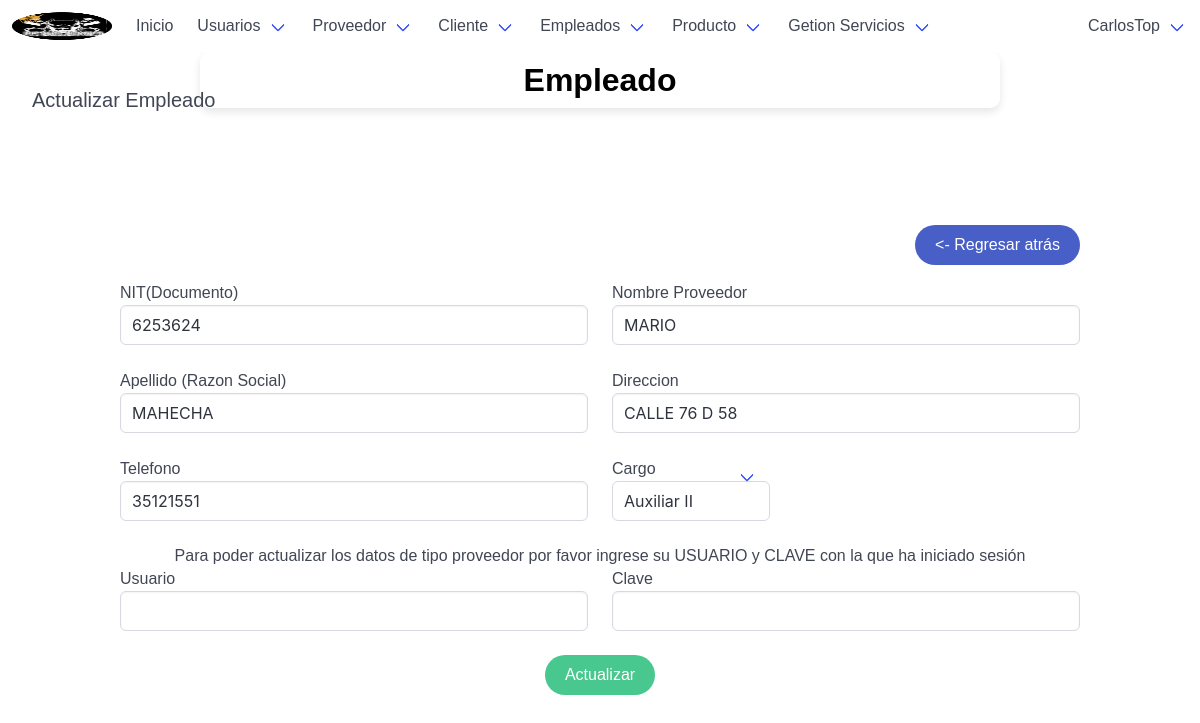
Page /employeeUpdate/6253624/ (signed in) on the committed database.
### tables this page shows
CREATE TABLE `empleado` (
  `documento_emp` int(10) NOT NULL,
  `nom_empleado` varchar(50) NOT NULL,
  `ape_empleado` varchar(50) NOT NULL,
  `direccion` varchar(50) NOT NULL,
  `telefono` bigint(15) NOT NULL,
  `id_cargos` int(10) DEFAULT NULL
);

### autoload.php (called while the page is built, shortened)
<?php
    spl_autoload_register(function($clase){
        $archivo=__DIR__."/".$clase.".php";
        $archivo=str_replace("\\","/",$archivo);
    });

### app/models/mainModel.php (called while the page is built, shortened)
<?php
    class mainModel {
        private $server = DB_SERVER;
        private $db = DB_NAME;
        private $user = DB_USER;
        private $pass = DB_PASS;
		public function conectar(){
            $conexion = new PDO("mysql:host=".$this->server.";dbname=".$this->db,$this->user,$this->pass);
			$conexion->exec("SET CHARACTER SET utf8");
			return $conexion;
        }
        protected function ejecutarConsulta($consulta){
            $sql = $this->conectar()->prepare($consulta);
            $sql->execute();
            return $sql;
        }
        public function limpiarCadena($cadena){
			$palabras=["<script>","</script>","<script src","<script type=","SELECT * FROM","SELECT "," SELECT ","DELETE FROM","INSERT INTO","DROP TABLE","DROP DATABASE","TRUNCATE TABLE","SHOW TABLES","SHOW DATABASES","<?php","?>","--","^","<",">","==","=",";","::"];
			$cadena=trim($cadena);
			$cadena=stripslashes($cadena);
			$cadena=trim($cadena);
			$cadena=stripslashes($cadena);
			return $cadena;
		}
        public function seleccionarDatos($tipo,$tabla,$campo,$id){
			$tipo=$this->limpiarCadena($tipo);
			$tabla=$this->limpiarCadena($tabla);
			$campo=$this->limpiarCadena($campo);
			$id=$this->limpiarCadena($id);
            if($tipo=="Unico"){
                $sql=$this->conectar()->prepare("SELECT * FROM $tabla WHERE $campo=:ID");
                $sql->bindParam(":ID",$id);
            }elseif($tipo=="Normal"){
                $sql=$this->conectar()->prepare("SELECT $campo FROM $tabla");
            }
            $sql->execute();
            return $sql;
		}
    }

### app/controllers/employeeController.php (the view, shortened to what this page needs)
<?php
	class employeeController extends mainModel{
		public function obtenerCargoActual($id_Cargo_actual = null) {
			$consulta_datos = "SELECT * FROM cargos  ORDER BY id_cargos ASC";
			$stmt = $this->ejecutarConsulta($consulta_datos);
			$stmt->execute();
			$datos = $stmt->fetchAll();
			$opciones = '';
			foreach ($datos as $row) {
				$selected = ($row['id_cargos'] == $id_Cargo_actual) ? 'selected' : '';
				$opciones .= '<option value="' . htmlspecialchars($row['id_cargos']) . '" ' . $selected . '>' . htmlspecialchars($row['tipo_cargo']) . '</option>';
			}
			return $opciones;
		}
	}

### app/views/content/employeeUpdate-view.php (shortened to what this page needs)
<div class="container is-fluid mb-6">
    <?php
        $id=$insLogin->limpiarCadena($url[1]);
        if($id==$_SESSION['id']){
    ?>
    <h1 class="title">Mi cuenta</h1>
    <h2 class="subtitle">Actualizar cuenta</h2>
    <?php }else{ ?>
    <h1 class="title">Empleado</h1>
    <h2 class="subtitle">Actualizar Empleado</h2>
    <?php } ?>
</div>
<div class="container pb-6 pt-6">
    <?php
        include "./app/views/inc/btn_back.php";
        $datos=$insLogin->seleccionarDatos("Unico","empleado","documento_emp",$id);
        if($datos->rowCount()==1){
            $datos=$datos->fetch();
    ?>
    <form class="FormularioAjax" action="<?php echo APP_URL; ?>app/ajax/empleadoAjax.php" method="POST" autocomplete="off" >
        <div class="columns">
            <div class="column">
                <div class="control">
                    <label>NIT(Documento)</label>
                    <input class="input" type="number" name="documento_emp" pattern="[0-9]{3,40}" maxlength="16" value="<?php echo $datos['documento_emp']; ?>" required>
                </div>
            </div>
            <div class="column">
                <div class="control">
                    <label>Nombre Proveedor</label>
                    <input class="input" type="text" name="nom_empleado" pattern="[a-zA-ZáéíóúÁÉÍÓÚñÑ ]{3,40}" maxlength="70" value="<?php echo $datos['nom_empleado']; ?>" required>
                </div>
            </div>
        </div>
        <div class="columns">
            <div class="column">
                <div class="control">
                    <label>Apellido (Razon Social)</label>
                    <input class="input" type="text" name="ape_empleado" pattern="[a-zA-ZáéíóúÁÉÍÓÚñÑ ]{3,40}" maxlength="75" value="<?php echo $datos['ape_empleado']; ?>" required>
                </div>
            </div>
            <div class="column">
                <div class="control">
                    <label>Direccion</label>
                    <input class="input" type="text" name="direccion" maxlength="100" value="<?php echo $datos['direccion']; ?>">
                </div>
            </div>
        </div>
        <div class="columns">
            <div class="column">
                <div class="control">
                    <label>Telefono</label>
                    <input class="input" type="number" name="telefono" pattern="[0-9]{3,40}" maxlength="15" value="<?php echo $datos['telefono']; ?>" required>
                </div>
            </div>
        <div class="column">
            <div class="select is-normal">
                <label>Cargo</label>
                <select name="id_cargos" id="id_cargos">
                    <?php
                    $id_cargo_actual = $datos['id_cargos'];
                    $controlador = new employeeController();
                    echo $controlador->obtenerCargoActual($id_cargo_actual);
                    ?>
                </select>
            </div>
        </div>
        </div>
        <p class="has-text-centered">
            Para poder actualizar los datos de tipo proveedor por favor ingrese su USUARIO y CLAVE con la que ha iniciado sesión
        </p>
        <div class="columns">
            <div class="column">
                <div class="control">
                    <label>Usuario</label>
                    <input class="input" type="text" name="administrador_usuario" pattern="[a-zA-Z0-9]{4,20}" maxlength="20" required >
                </div>
            </div>
            <div class="column">
                <div class="control">
                    <label>Clave</label>
                    <input class="input" type="password" name="administrador_clave" pattern="[a-zA-Z0-9$@.-]{7,100}" maxlength="100" required >
                </div>
            </div>
        </div>
        <p class="has-text-centered">
            <button type="submit" class="button is-success is-rounded">Actualizar</button>
        </p>
    </form>
    <?php
        }else{
            include "./app/views/inc/error_alert.php";
        }
    ?>
</div>

### app/views/css/estilos.css (style rules this page uses)
body,html { height: 100%; width: 100%; }
.title { font-size: 48px; font-weight: bold; margin: 0; }
.subtitle { font-size: 24px; margin: 10px 0; }

### app/views/css/informationshop.css (style rules this page uses)
body { margin: 0; padding: 0; font-family: Arial, sans-serif; box-sizing: border-box; overflow-x: hidden; }
.title { text-align: center; color: black; background-color: rgba(255, 255, 255, 0.7); padding: 10px 20px; border-radius: 10px; box-shadow: 0 4px 8px rgba(0, 0, 0, 0.1); width: 100%; max-width: 800px; margin: 0 auto; }
h1 { font-size: 2em; }
h2, h3, h4 { font-size: 1.5em; }
p, ul, li { font-size: 1em; line-height: 1.4; }

### rows in the picture
empleado: documento_emp "6253624", nom_empleado "MARIO", ape_empleado "MAHECHA", direccion "CALLE 76 D 58", telefono "35121551"

### other values in the picture
$_SESSION['usuario'] "CarlosTop"
form field id_cargos "Auxiliar II"
